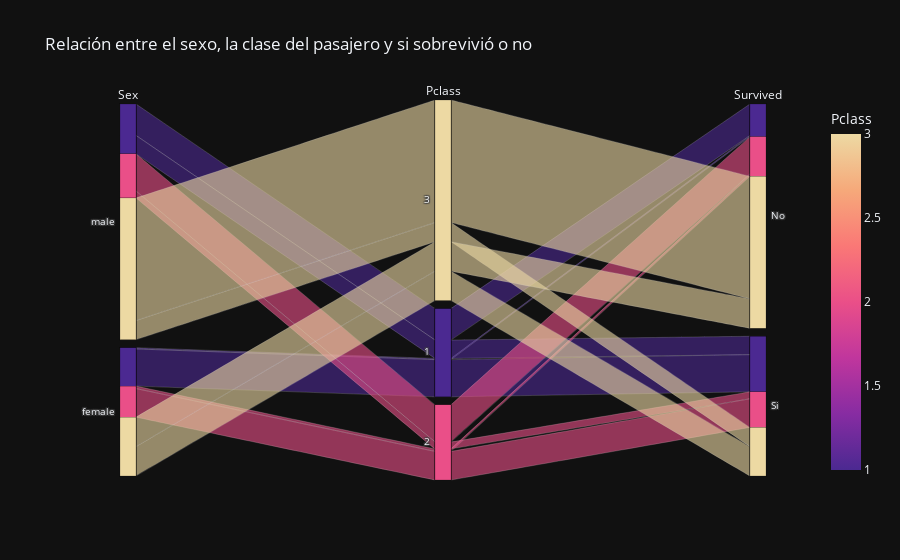

This figure's notebook cell:
### Code cell
fig = px.parallel_categories(df, dimensions=["Sex", "Pclass", "Survived"]
                             , range_color=[1, 3], color="Pclass"
                             , title="Relación entre el sexo, la clase del pasajero y si sobrevivió o no"
                             , template="plotly_dark", color_continuous_scale=px.colors.sequential.Agsunset)
fig.show()

### Figure 1 — Plotly figure (JSON) as saved in the notebook; plotly's stock layout.template omitted (floating-point values rounded to 4 significant figures; data arrays with more than 128 entries replaced by an {"elided": "..."} marker saying what was removed)
{"data": [{"dimensions": [{"label": "Sex", "values": {"elided": "891 str values"}}, {"label": "Pclass", "values": {"elided": "891 int values"}}, {"label": "Survived", "values": {"elided": "891 str values"}}], "domain": {"x": [0, 1], "y": [0, 1]}, "line": {"color": {"elided": "891 int values"}, "coloraxis": "coloraxis"}, "name": "", "type": "parcats"}], "layout": {"coloraxis": {"cmax": 3, "cmin": 1, "colorbar": {"title": {"text": "Pclass"}}, "colorscale": [[0, "rgb(75, 41, 145)"], [0.1667, "rgb(135, 44, 162)"], [0.3333, "rgb(192, 54, 157)"], [0.5, "rgb(234, 79, 136)"], [0.6667, "rgb(250, 120, 118)"], [0.8333, "rgb(246, 169, 122)"], [1, "rgb(237, 217, 163)"]]}, "legend": {"tracegroupgap": 0}, "title": {"text": "Relación entre el sexo, la clase del pasajero y si sobrevivió o no"}}}
